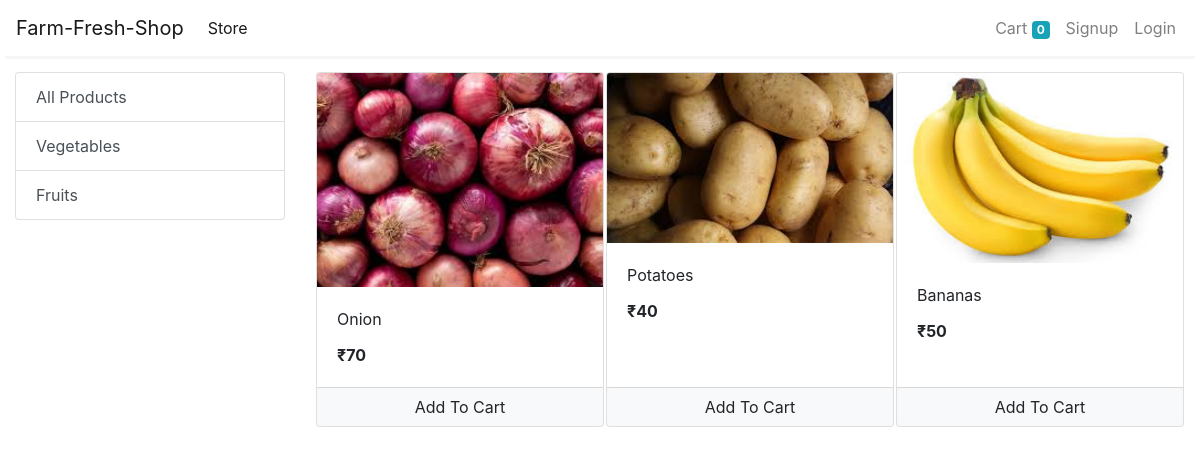
The page / on the database its author committed.
### store/models/category.py (models this page shows, shortened)
class Category(models.Model):
    name = models.CharField(max_length=30)
    @staticmethod
    def get_all_categories():
        return Category.objects.all()

### store/models/product.py (models this page shows, shortened)
class Product(models.Model):
    name = models.CharField(max_length=50)
    price = models.IntegerField(default=0)
    category = models.ForeignKey(Category, on_delete=models.CASCADE, default=1)
    description = models.CharField(max_length=200, default='' , null=True , blank=True)
    image = models.ImageField(upload_to='uploads/products/')
    @staticmethod
    def get_all_products():
        return Product.objects.all()

### store/views/home.py (the view, shortened to what this page needs)
# urls.py: path('', home.Index.as_view(), name='homepage'),
class Index(View):
    def get(self, request):
        cart = request.session.get('cart')
        if not cart:
            request.session['cart'] = {}
        products = None
        categories = Category.get_all_categories()
        categoryID = request.GET.get('category')
        if categoryID:
            products = Product.get_all_products_by_categoryid(categoryID)
        else:
            products = Product.get_all_products();
        data = {}
        data['products'] = products
        data['categories'] = categories
        print('you are : ', request.session.get('email'))
        return render(request, 'index.html', data)

### store/templatetags/cart.py (called while the page is built)
@register.filter(name='is_in_cart')
def is_in_cart(product, cart):
    keys = cart.keys()
    for id in keys:
        if int(id) == product.id:
            return True
    return False;

@register.filter(name='currency')
def currency(number):
    return "₹" + str(number)

### store/templates/index.html (shortened to what this page needs)
{% extends 'base.html' %}
{% block content %}
{% load cart %}
<div class="container-fluid mt-3">
	<div class="row">
		<div class="col-lg-3 mx-auto">
			<div class="list-group">
				<a href="/" class="list-group-item list-group-item-action">All Products</a>
				{% for category in categories %}
				<a href="/?category={{category.id}}"
					class="list-group-item list-group-item-action">{{category.name}}</a>
				{% endfor %}
			</div>
		</div>
		<div id='products' class="col-lg-9 mx-auto">
			<div class="row mx-auto">
				{% for product in products %}
				<div class="card mx-auto mb-3" id={{product.id}} style="width: 18rem;">
					<img class="card-img-top" src="{{product.image.url}}" alt="Card image cap">
					<div class="card-body">
						<p class="card-title">{{product.name}}</p>
						<p class="card-text"><b>{{product.price|currency}}</b></p>
					</div>
					<div class="card-footer p-0 no-gutters">
						{% if product|is_in_cart:request.session.cart %}
						<div class="row no-gutters">
							<form action="/#{{product.id}}" class="col-2 " method="post">
								{% csrf_token %}
								<input hidden type="text" name='product' value='{{product.id}}'>
								<input hidden type="text" name='remove' value='True'>
								<input type="submit" value=" - " class="btn btn-block btn-light border-right">
							</form>
							<div class="text-center col">{{product|cart_quantity:request.session.cart}} in Cart</div>
							<form action="/#{{product.id}}" class="col-2 " method="post">
								{% csrf_token %}
								<input hidden type="text" name='product' value='{{product.id}}'>
								<input type="submit" value=" + " class="btn btn-block btn-light border-left">
							</form>
						</div>
						{% else %}
						<form action="/#{{product.id}}" method="POST" class="btn-block">
							<input type="submit" class="float-right btn btn-light  form-control"
								value="Add To Cart">
						</form>
						{% endif %}
					</div>
				</div>
				{% endfor %}
			</div>
		</div>
	</div>
</div>
{% endblock %}

### store/templates/base.html (shortened to what this page needs)
<!doctype html>
<html lang="en">
<head>
  <link rel="stylesheet" href="https://maxcdn.bootstrapcdn.com/bootstrap/4.0.0/css/bootstrap.min.css"
>
</head>
<body>
  <nav class="one-edge-shadow
  sticky-top navbar
  navbar-expand-lg
   navbar-light bg-white">
    <a class="navbar-brand" href="/">Farm-Fresh-Shop</a>
    <div class="collapse navbar-collapse" id="navbarSupportedContent">
      <ul class="navbar-nav mr-auto">
        <li class="nav-item active">
          <a class="nav-link" href="/store">Store <span class="sr-only">(current)</span></a>
        </li>
      </ul>
      <ul class=" navbar-nav my-2 my-lg-0">
        <li class="nav-item ">
          <a class="nav-link" href="/cart">Cart
            <span class="badge badge-info">{{request.session.cart.keys|length}}</span>
            <span class="sr-only">(current)</span></a>
        </li>
        {% if request.session.customer %}
        <li class="nav-item ">
          <a class="nav-link" href="/orders">Orders<span class="sr-only">(current)</span></a>
        </li>
        <li class="nav-item ">
          <a class="nav-link" href="/logout">Logout<span class="sr-only">(current)</span></a>
        </li>
        {% else %}
        <li class="nav-item ">
          <a class="nav-link" href="/signup">Signup<span class="sr-only">(current)</span></a>
        </li>
        <li class="nav-item ">
          <a class="nav-link" href="/login">Login<span class="sr-only">(current)</span></a>
        </li>
        {% endif %}
      </ul>
    </div>
  </nav>
    {% block content %}
    {% endblock %}
</body>
</html>

### store/templates/base.html (style rules this page uses)
nav { background-color: white; }
.one-edge-shadow { box-shadow: 0 8px 2px -5px rgb(246, 245, 245); }

### rows shown on the page
Category: name "Vegetables"
Category: name "Fruits"
Product: {{ product.id }} 1 (drawn), image (picture), name "Onion", price "₹70"
Product: image (picture), name "Potatoes", price "₹40"
Product: image (picture), name "Bananas", price "₹50"

### other values the page prints
{{ request.session.cart.keys|length }} "0"
